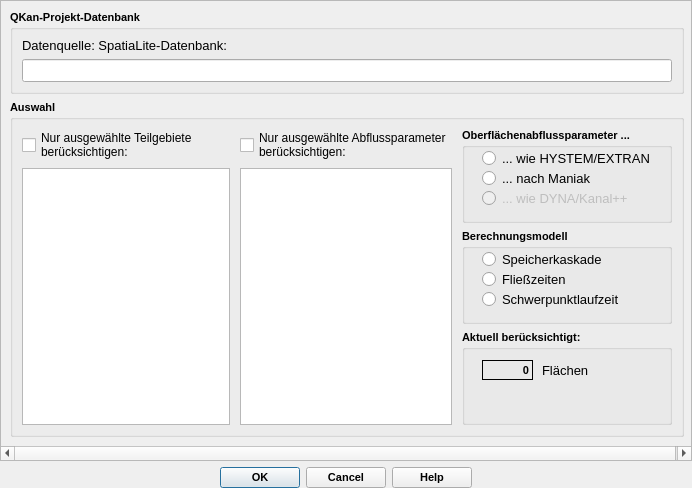
<?xml version="1.0" encoding="UTF-8"?>
<ui version="4.0">
 <class>ExportToKPDialogBase</class>
 <widget class="QDialog" name="ExportToKPDialogBase">
  <property name="geometry">
   <rect>
    <x>0</x>
    <y>0</y>
    <width>692</width>
    <height>488</height>
   </rect>
  </property>
  <property name="font">
   <font>
    <family>Tahoma</family>
   </font>
  </property>
  <property name="windowTitle">
   <string>Berechnung der Abflusskonzentrationsparameter</string>
  </property>
  <property name="toolTip">
   <string>Export der aktuell geladenen Kanaldaten in eine DYNA-Datei</string>
  </property>
  <layout class="QVBoxLayout" name="verticalLayout_5">
   <property name="leftMargin">
    <number>0</number>
   </property>
   <property name="topMargin">
    <number>0</number>
   </property>
   <property name="rightMargin">
    <number>0</number>
   </property>
   <property name="bottomMargin">
    <number>0</number>
   </property>
   <item>
    <widget class="QScrollArea" name="scrollArea">
     <property name="widgetResizable">
      <bool>true</bool>
     </property>
     <widget class="QWidget" name="scrollAreaWidgetContents">
      <property name="geometry">
       <rect>
        <x>0</x>
        <y>0</y>
        <width>690</width>
        <height>457</height>
       </rect>
      </property>
      <layout class="QVBoxLayout" name="verticalLayout_6">
       <item>
        <widget class="QGroupBox" name="groupBox">
         <property name="font">
          <font>
           <family>Tahoma</family>
           <pointsize>8</pointsize>
           <weight>75</weight>
           <bold>true</bold>
          </font>
         </property>
         <property name="toolTip">
          <string comment="Pfad der Zieldatenbank"/>
         </property>
         <property name="title">
          <string>QKan-Projekt-Datenbank</string>
         </property>
         <property name="flat">
          <bool>false</bool>
         </property>
         <property name="checkable">
          <bool>false</bool>
         </property>
         <layout class="QVBoxLayout" name="verticalLayout">
          <item>
           <widget class="QLabel" name="label_4">
            <property name="font">
             <font>
              <family>Tahoma</family>
              <pointsize>10</pointsize>
              <weight>50</weight>
              <bold>false</bold>
             </font>
            </property>
            <property name="text">
             <string>Datenquelle: SpatiaLite-Datenbank:</string>
            </property>
            <property name="alignment">
             <set>Qt::AlignLeading|Qt::AlignLeft|Qt::AlignVCenter</set>
            </property>
           </widget>
          </item>
          <item>
           <widget class="QLineEdit" name="tf_qkanDB">
            <property name="font">
             <font>
              <family>Tahoma</family>
              <pointsize>10</pointsize>
              <weight>50</weight>
              <bold>false</bold>
             </font>
            </property>
            <property name="toolTip">
             <string>&lt;html&gt;&lt;head/&gt;&lt;body&gt;&lt;p&gt;Quelldatenbank mit Kanaldaten. Hier wird automatisch das aktuelle geladene Projekt eingetragen. Zum Ändern neue SpatiaLite-Datenbank auswählen...&lt;/p&gt;&lt;/body&gt;&lt;/html&gt;</string>
            </property>
            <property name="alignment">
             <set>Qt::AlignRight|Qt::AlignTrailing|Qt::AlignVCenter</set>
            </property>
            <property name="readOnly">
             <bool>true</bool>
            </property>
           </widget>
          </item>
         </layout>
        </widget>
       </item>
       <item>
        <widget class="QGroupBox" name="groupBox_2">
         <property name="font">
          <font>
           <family>Tahoma</family>
           <pointsize>8</pointsize>
           <weight>75</weight>
           <bold>true</bold>
          </font>
         </property>
         <property name="title">
          <string>Auswahl</string>
         </property>
         <layout class="QHBoxLayout" name="horizontalLayout">
          <item>
           <layout class="QVBoxLayout" name="verticalLayout_2">
            <item>
             <widget class="QCheckBox" name="cb_selTgbActive">
              <property name="font">
               <font>
                <family>Tahoma</family>
                <pointsize>9</pointsize>
                <weight>50</weight>
                <bold>false</bold>
               </font>
              </property>
              <property name="toolTip">
               <string>&lt;html&gt;&lt;head/&gt;&lt;body&gt;&lt;p&gt;Aktiviert Auswahl. Wenn deaktiviert, werden alle Teilgebiete berücksichtigt&lt;/p&gt;&lt;/body&gt;&lt;/html&gt;</string>
              </property>
              <property name="statusTip">
               <string>Aktiviert Auswahl. Wenn deaktiviert, werden alle Teilgebiete berücksichtigt</string>
              </property>
              <property name="text">
               <string>Nur ausgewählte Teilgebiete
berücksichtigen:</string>
              </property>
             </widget>
            </item>
            <item>
             <widget class="QListWidget" name="lw_teilgebiete">
              <property name="minimumSize">
               <size>
                <width>208</width>
                <height>0</height>
               </size>
              </property>
              <property name="font">
               <font>
                <family>Tahoma</family>
                <pointsize>10</pointsize>
                <weight>50</weight>
                <bold>false</bold>
               </font>
              </property>
              <property name="toolTip">
               <string>&lt;html&gt;&lt;head/&gt;&lt;body&gt;&lt;p&gt;Liste der Teilgebiete. Strg + Klick ändert Auswahlstatus, Shift + Klick erweitert Auswahlbereich&lt;/p&gt;&lt;/body&gt;&lt;/html&gt;</string>
              </property>
              <property name="statusTip">
               <string>Liste der Teilgebiete. Strg + Klick ändert Auswahlstatus, Shift + Klick erweitert Auswahlbereich</string>
              </property>
              <property name="selectionMode">
               <enum>QAbstractItemView::ExtendedSelection</enum>
              </property>
             </widget>
            </item>
           </layout>
          </item>
          <item>
           <layout class="QVBoxLayout" name="verticalLayout_3">
            <property name="leftMargin">
             <number>4</number>
            </property>
            <item>
             <widget class="QCheckBox" name="cb_selParActive">
              <property name="font">
               <font>
                <family>Tahoma</family>
                <pointsize>9</pointsize>
                <weight>50</weight>
                <bold>false</bold>
               </font>
              </property>
              <property name="toolTip">
               <string>&lt;html&gt;&lt;head/&gt;&lt;body&gt;&lt;p&gt;Aktiviert Auswahl. Wenn deaktiviert, werden alle Abflussparameter berücksichtigt&lt;/p&gt;&lt;/body&gt;&lt;/html&gt;</string>
              </property>
              <property name="statusTip">
               <string>Aktiviert Auswahl. Wenn deaktiviert, werden alle Abflussparameter berücksichtigt</string>
              </property>
              <property name="text">
               <string>Nur ausgewählte Abflussparameter
berücksichtigen:</string>
              </property>
             </widget>
            </item>
            <item>
             <widget class="QListWidget" name="lw_abflussparameter">
              <property name="minimumSize">
               <size>
                <width>208</width>
                <height>0</height>
               </size>
              </property>
              <property name="font">
               <font>
                <family>Tahoma</family>
                <pointsize>10</pointsize>
                <weight>50</weight>
                <bold>false</bold>
               </font>
              </property>
              <property name="toolTip">
               <string>&lt;html&gt;&lt;head/&gt;&lt;body&gt;&lt;p&gt;Auswahl Abflussparameter. Strg + Klick ändert Auswahlstatus, Shift + Klick erweitert Auswahlbereich&lt;/p&gt;&lt;/body&gt;&lt;/html&gt;</string>
              </property>
              <property name="statusTip">
               <string>Auswahl Abflussparameter. Strg + Klick ändert Auswahlstatus, Shift + Klick erweitert Auswahlbereich</string>
              </property>
              <property name="selectionMode">
               <enum>QAbstractItemView::ExtendedSelection</enum>
              </property>
             </widget>
            </item>
           </layout>
          </item>
          <item>
           <layout class="QVBoxLayout" name="verticalLayout_4" stretch="0,0,0,0">
            <property name="leftMargin">
             <number>4</number>
            </property>
            <item>
             <widget class="QGroupBox" name="groupBox_6">
              <property name="minimumSize">
               <size>
                <width>210</width>
                <height>95</height>
               </size>
              </property>
              <property name="maximumSize">
               <size>
                <width>210</width>
                <height>95</height>
               </size>
              </property>
              <property name="font">
               <font>
                <family>MS Shell Dlg 2</family>
                <pointsize>8</pointsize>
                <weight>75</weight>
                <bold>true</bold>
               </font>
              </property>
              <property name="title">
               <string>Oberflächenabflussparameter ...</string>
              </property>
              <widget class="QRadioButton" name="rb_itwh">
               <property name="geometry">
                <rect>
                 <x>20</x>
                 <y>20</y>
                 <width>181</width>
                 <height>21</height>
                </rect>
               </property>
               <property name="font">
                <font>
                 <family>Tahoma</family>
                 <pointsize>10</pointsize>
                 <weight>50</weight>
                 <bold>false</bold>
                </font>
               </property>
               <property name="toolTip">
                <string>&lt;html&gt;&lt;head/&gt;&lt;body&gt;&lt;p&gt;Die Berechnung von Fließzeit und Speicherkonstante orientiert sich an HYSTEM-EXTRAN ab Version 7.0&lt;/p&gt;&lt;/body&gt;&lt;/html&gt;</string>
               </property>
               <property name="statusTip">
                <string>Die Berechnung von Fließzeit und Speicherkonstante orientiert sich an HYSTEM-EXTRAN ab Version 7.0</string>
               </property>
               <property name="text">
                <string>... wie HYSTEM/EXTRAN</string>
               </property>
              </widget>
              <widget class="QRadioButton" name="rb_dyna">
               <property name="enabled">
                <bool>false</bool>
               </property>
               <property name="geometry">
                <rect>
                 <x>20</x>
                 <y>60</y>
                 <width>181</width>
                 <height>21</height>
                </rect>
               </property>
               <property name="font">
                <font>
                 <family>Tahoma</family>
                 <pointsize>10</pointsize>
                 <weight>50</weight>
                 <bold>false</bold>
                </font>
               </property>
               <property name="toolTip">
                <string>&lt;html&gt;&lt;head/&gt;&lt;body&gt;&lt;p&gt;Das Querprofil aus der QKan-Tabelle &amp;quot;haltungen&amp;quot; wird anhand der Profilnummer zu den in der DYNA-Vorlagedatei definierten Profilen zugeordnet&lt;/p&gt;&lt;/body&gt;&lt;/html&gt;</string>
               </property>
               <property name="statusTip">
                <string>Das Querprofil aus der QKan-Tabelle &quot;haltungen&quot; wird anhand der Profilnummer zu den in der DYNA-Vorlagedatei definierten Profilen zugeordnet</string>
               </property>
               <property name="text">
                <string>... wie DYNA/Kanal++</string>
               </property>
              </widget>
              <widget class="QRadioButton" name="rb_maniak">
               <property name="geometry">
                <rect>
                 <x>20</x>
                 <y>40</y>
                 <width>181</width>
                 <height>21</height>
                </rect>
               </property>
               <property name="font">
                <font>
                 <family>Tahoma</family>
                 <pointsize>10</pointsize>
                 <weight>50</weight>
                 <bold>false</bold>
                </font>
               </property>
               <property name="toolTip">
                <string>&lt;html&gt;&lt;head/&gt;&lt;body&gt;&lt;p&gt;Die Berechnung von Fließzeit und Speicherkonstante orientiert sich an HYSTEM-EXTRAN ab Version 7.0&lt;/p&gt;&lt;/body&gt;&lt;/html&gt;</string>
               </property>
               <property name="statusTip">
                <string>Die Berechnung von Fließzeit und Speicherkonstante orientiert sich an HYSTEM-EXTRAN ab Version 7.0</string>
               </property>
               <property name="text">
                <string>... nach Maniak</string>
               </property>
              </widget>
             </widget>
            </item>
            <item>
             <widget class="QGroupBox" name="groupBox_7">
              <property name="minimumSize">
               <size>
                <width>210</width>
                <height>95</height>
               </size>
              </property>
              <property name="maximumSize">
               <size>
                <width>210</width>
                <height>95</height>
               </size>
              </property>
              <property name="font">
               <font>
                <family>MS Shell Dlg 2</family>
                <pointsize>8</pointsize>
                <weight>75</weight>
                <bold>true</bold>
               </font>
              </property>
              <property name="title">
               <string>Berechnungsmodell</string>
              </property>
              <widget class="QRadioButton" name="rb_kaskade">
               <property name="geometry">
                <rect>
                 <x>20</x>
                 <y>20</y>
                 <width>181</width>
                 <height>21</height>
                </rect>
               </property>
               <property name="font">
                <font>
                 <family>Tahoma</family>
                 <pointsize>10</pointsize>
                 <weight>50</weight>
                 <bold>false</bold>
                </font>
               </property>
               <property name="toolTip">
                <string>&lt;html&gt;&lt;head/&gt;&lt;body&gt;&lt;p&gt;Die Berechnung von Fließzeit und Speicherkonstante orientiert sich an HYSTEM-EXTRAN ab Version 7.0&lt;/p&gt;&lt;/body&gt;&lt;/html&gt;</string>
               </property>
               <property name="statusTip">
                <string>Die Berechnung von Fließzeit und Speicherkonstante orientiert sich an HYSTEM-EXTRAN ab Version 7.0</string>
               </property>
               <property name="text">
                <string>Speicherkaskade</string>
               </property>
              </widget>
              <widget class="QRadioButton" name="rb_schwerpunktlaufzeit">
               <property name="geometry">
                <rect>
                 <x>20</x>
                 <y>60</y>
                 <width>181</width>
                 <height>21</height>
                </rect>
               </property>
               <property name="font">
                <font>
                 <family>Tahoma</family>
                 <pointsize>10</pointsize>
                 <weight>50</weight>
                 <bold>false</bold>
                </font>
               </property>
               <property name="toolTip">
                <string>&lt;html&gt;&lt;head/&gt;&lt;body&gt;&lt;p&gt;Die Berechnung von Fließzeit und Speicherkonstante orientiert sich an HYSTEM-EXTRAN ab Version 7.0&lt;/p&gt;&lt;/body&gt;&lt;/html&gt;</string>
               </property>
               <property name="statusTip">
                <string>Die Berechnung von Fließzeit und Speicherkonstante orientiert sich an HYSTEM-EXTRAN ab Version 7.0</string>
               </property>
               <property name="text">
                <string>Schwerpunktlaufzeit</string>
               </property>
              </widget>
              <widget class="QRadioButton" name="rb_fliesszeiten">
               <property name="enabled">
                <bool>true</bool>
               </property>
               <property name="geometry">
                <rect>
                 <x>20</x>
                 <y>40</y>
                 <width>181</width>
                 <height>21</height>
                </rect>
               </property>
               <property name="font">
                <font>
                 <family>Tahoma</family>
                 <pointsize>10</pointsize>
                 <weight>50</weight>
                 <bold>false</bold>
                </font>
               </property>
               <property name="toolTip">
                <string>&lt;html&gt;&lt;head/&gt;&lt;body&gt;&lt;p&gt;Die Berechnung von Fließzeit und Speicherkonstante orientiert sich an HYSTEM-EXTRAN ab Version 7.0&lt;/p&gt;&lt;/body&gt;&lt;/html&gt;</string>
               </property>
               <property name="statusTip">
                <string>Die Berechnung von Fließzeit und Speicherkonstante orientiert sich an HYSTEM-EXTRAN ab Version 7.0</string>
               </property>
               <property name="text">
                <string>Fließzeiten</string>
               </property>
              </widget>
             </widget>
            </item>
            <item>
             <widget class="QGroupBox" name="groupBox_3">
              <property name="minimumSize">
               <size>
                <width>210</width>
                <height>95</height>
               </size>
              </property>
              <property name="maximumSize">
               <size>
                <width>210</width>
                <height>95</height>
               </size>
              </property>
              <property name="font">
               <font>
                <family>Tahoma</family>
                <pointsize>8</pointsize>
                <weight>75</weight>
                <bold>true</bold>
               </font>
              </property>
              <property name="title">
               <string>Aktuell berücksichtigt: </string>
              </property>
              <widget class="QLabel" name="label_14">
               <property name="geometry">
                <rect>
                 <x>80</x>
                 <y>30</y>
                 <width>51</width>
                 <height>20</height>
                </rect>
               </property>
               <property name="font">
                <font>
                 <family>Tahoma</family>
                 <pointsize>10</pointsize>
                 <weight>50</weight>
                 <bold>false</bold>
                </font>
               </property>
               <property name="text">
                <string>Flächen</string>
               </property>
              </widget>
              <widget class="QLabel" name="lf_anzahl_flaechen">
               <property name="geometry">
                <rect>
                 <x>20</x>
                 <y>30</y>
                 <width>51</width>
                 <height>20</height>
                </rect>
               </property>
               <property name="font">
                <font>
                 <family>Tahoma</family>
                 <pointsize>8</pointsize>
                 <weight>75</weight>
                 <bold>true</bold>
                </font>
               </property>
               <property name="toolTip">
                <string>Anzahl der berücksichtigten Flächen</string>
               </property>
               <property name="statusTip">
                <string>Anzahl der berücksichtigten Flächen</string>
               </property>
               <property name="frameShape">
                <enum>QFrame::Panel</enum>
               </property>
               <property name="text">
                <string>0</string>
               </property>
               <property name="alignment">
                <set>Qt::AlignRight|Qt::AlignTrailing|Qt::AlignVCenter</set>
               </property>
              </widget>
             </widget>
            </item>
            <item>
             <spacer name="verticalSpacer">
              <property name="orientation">
               <enum>Qt::Vertical</enum>
              </property>
              <property name="sizeHint" stdset="0">
               <size>
                <width>20</width>
                <height>40</height>
               </size>
              </property>
             </spacer>
            </item>
           </layout>
          </item>
         </layout>
        </widget>
       </item>
      </layout>
     </widget>
    </widget>
   </item>
   <item>
    <widget class="QDialogButtonBox" name="button_box">
     <property name="font">
      <font>
       <family>Tahoma</family>
       <pointsize>8</pointsize>
       <weight>75</weight>
       <bold>true</bold>
      </font>
     </property>
     <property name="toolTip">
      <string>&lt;html&gt;&lt;head/&gt;&lt;body&gt;&lt;p&gt;Datenexport starten ...&lt;/p&gt;&lt;/body&gt;&lt;/html&gt;</string>
     </property>
     <property name="orientation">
      <enum>Qt::Horizontal</enum>
     </property>
     <property name="standardButtons">
      <set>QDialogButtonBox::Cancel|QDialogButtonBox::Help|QDialogButtonBox::Ok</set>
     </property>
     <property name="centerButtons">
      <bool>true</bool>
     </property>
    </widget>
   </item>
  </layout>
 </widget>
 <resources/>
 <connections>
  <connection>
   <sender>button_box</sender>
   <signal>accepted()</signal>
   <receiver>ExportToKPDialogBase</receiver>
   <slot>accept()</slot>
   <hints>
    <hint type="sourcelabel">
     <x>20</x>
     <y>20</y>
    </hint>
    <hint type="destinationlabel">
     <x>20</x>
     <y>20</y>
    </hint>
   </hints>
  </connection>
  <connection>
   <sender>button_box</sender>
   <signal>rejected()</signal>
   <receiver>ExportToKPDialogBase</receiver>
   <slot>reject()</slot>
   <hints>
    <hint type="sourcelabel">
     <x>20</x>
     <y>20</y>
    </hint>
    <hint type="destinationlabel">
     <x>20</x>
     <y>20</y>
    </hint>
   </hints>
  </connection>
 </connections>
</ui>
